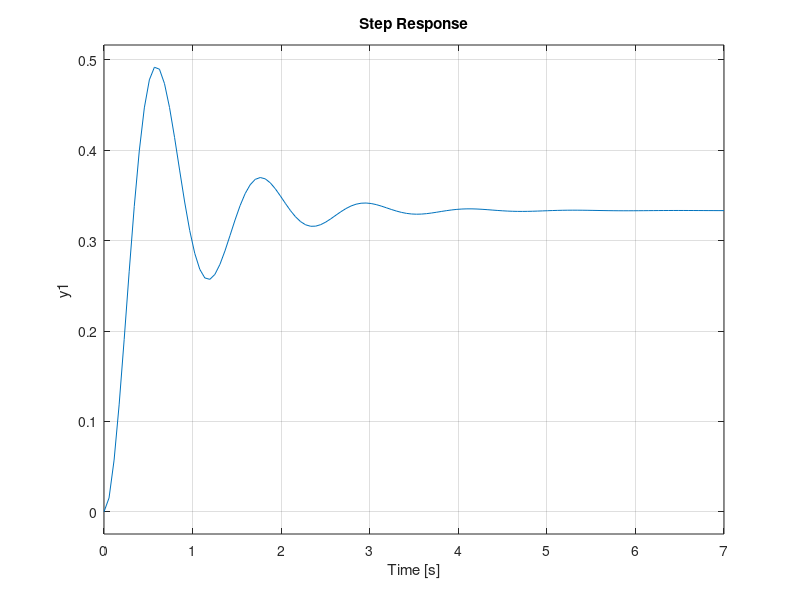

Recreate this plot in MATLAB. (Note: this script raises an error after producing the figure.)
my_tf=tf([0 0 1],[1 2.5 20])
pid_sys= pid (10, 0, 0)
pid_contrlr=tf(pid_sys)			% to get PID controller
my_tf_with_pid=feedback ((pid_contrlr*my_tf), 1)	% for feedback
step (my_tf_with_pid, 7)			% for step response
grid on
hold on;
stepinfo(my_tf_with_pid) 
pid_sys= pid (100, 0, 0)
pid_contrlr=tf(pid_sys)			% to get PID controller
my_tf_with_pid=feedback ((pid_contrlr*my_tf), 1)	% for feedback
step (my_tf_with_pid, 7)			% for step response
grid on
stepinfo(my_tf_with_pid) 
